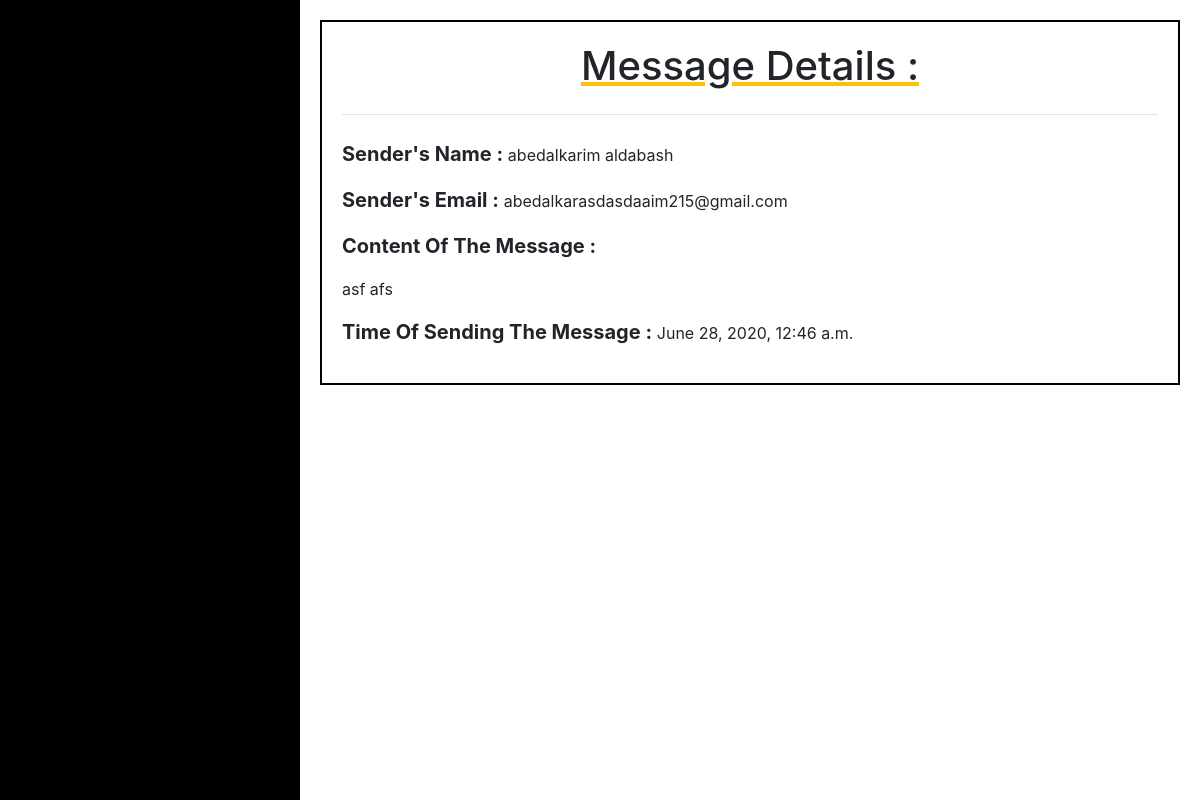
Screenshot of /message_details/114/ (signed in) with the database file from the repository.
### page/models.py (models this page shows, shortened)
class Contact(models.Model) :
    name = models.CharField(max_length=200,blank=True,null=True)
    email_sender = models.EmailField(blank=True,null=True)
    text = models.TextField(blank=True,null=True)
    time = models.DateTimeField(auto_now=True,blank=True,null=True)
    receiver = models.ForeignKey(Person,on_delete=models.CASCADE,blank=True,null=True)

### page/views.py (the view)
# urls.py: path('message_details/<int:message_id>/', show_message, name='show_message'),
@login_required(login_url='login_user')
def show_message(request,message_id):
    person = get_object_or_404(Person, user=request.user)
    message = get_object_or_404(Contact, pk=message_id, receiver=person)
    context = {
        'message_details' : message,
    }
    return render(request, 'page/messages/show_message.html', context)

### page/templates/page/messages/show_message.html (shortened to what this page needs)
{% extends 'page/layouts/base.html' %}
{% block content %}
<section style="margin: 20px;border: black solid 2px;padding: 20px" >
        <h1 class="head_section" style="text-align: center">Message Details :</h1>
    <hr class="my-4">
    <div>
        <p><span class="label_m"> Sender's Name : </span>{{ message_details.name }}</p>
        <p><span class="label_m">Sender's Email : </span>{{ message_details.email_sender }}</p>
        <p><span class="label_m">Content Of The Message : </span></p>
        <p>{{ message_details.text }}</p>
        <p><span class="label_m">Time Of Sending The Message : </span>{{ message_details.time }}</p>
    </div>
    </section>
{% endblock %}

### page/static/page/css/style.css (style rules this page uses)
html { scroll-behavior : smooth; }
body { margin: 0; padding: 0; }
:root { --color-black: #000000; --color-white: #ffffff; --color-border: #ffffff34; --font-staat: 'Staatliches', cursive; --font-os: 'Oswald', sans-serif; --font-ram: 'Rambla', sans-serif; }

### page/templates/page/messages/show_message.html (style rules this page uses)
.label_m { font-weight: 700; font-size: 20px; }

### rows the page displays
Contact: name "abedalkarim aldabash", email_sender "abedalkarasdasdaaim215@gmail.com", text "asf afs", time "June 28, 2020, 12:46 a.m."
